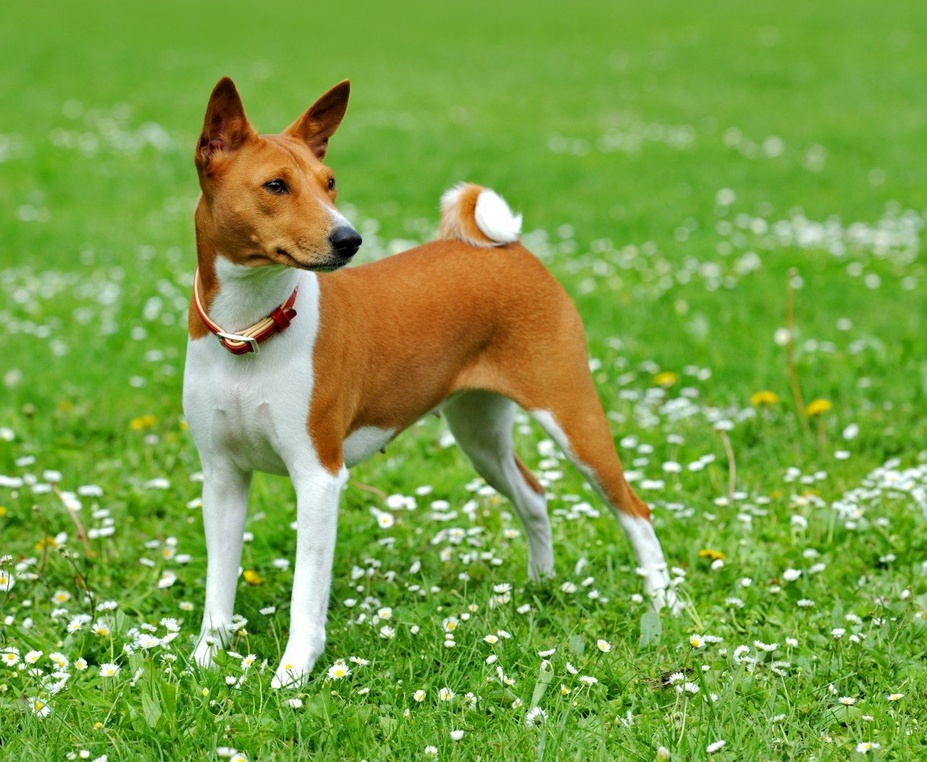
#> input picture Уровень Middle/3. Работа с Numpy/1442997432_5.jpg, 927 x 762 px, shrunk from 1280 x 1052 before the run
$ jupyter execute --allow-errors 'Работа_с_numpy.ipynb'   (shell and % lines are left out)
#> lines starting #> are read from the running program, lines starting #| are printed output that depends on the picture
В этом ноутбуке мы разберем основы работы с numpy. Это библиотека, позволяющая быстро производить различные вычисления, связанные с матрицами и многомерными массивами. Навык работы с ней является базовым в машинном обучении, т.к. он облегчает работу с данными различной природы, от таблиц до изображений.

Импортируем саму библиотеку

[cell 1]
import numpy as np

# Массивы Numpy, базовые операции

Базовой структурой в Numpy является массив numpy, он же numpy.array . Он позволяет хранить многомерные данные, и инициализируется следующим образом:

[cell 2]
A = np.array([[1, 2], [3, 4]])
B = np.array([[[2, 3], [3, 4]], [[5, 2], [6, 3]], [[9, 0], [3, 4]]])

[cell 3]
A

Такой массив, который мы создали выше, может интерпретироваться как матрица следующего вида:
\begin{pmatrix}
1 & 2 \\
3 & 4
\end{pmatrix}

[cell 4]
B

При этом, если мы создадим такой массив, который не будет "многомерной таблицей" (т.е. в разных местах у него будут лежать объекты разных размеров), он будет работать некорректно

#> (a cell that did not finish here is left out)

#> (a cell that did not finish here is left out)

Как мы можем увидеть, чтобы все было одного размера, Numpy оборачивает наши данные в объекты list, что не позволяет работать с Numpy массивами нормальным образом

Также можно создать массивы определенного вида - например, единичную матрицу (или обрезанную её версию), или массив чисто из всех нулей

[cell 7]
# np.eye - создает единичную матрицу
E = np.eye(3)
E_2 = np.eye(2, 3)
# np.zeros - создает массив из всех нулей
Z = np.zeros((2, 3, 2))

[cell 8]
E

[cell 9]
E_2

[cell 10]
Z

В np.eye передается один аргумент, если матрица квадратная - её размер, и два аргумента с размерами, если она не квадратная. В np.zeros передается один кортеж - размеры выходного массива. Тут мы передали (2, 3, 2) - что это значит? Это значит, что у нас в массиве будет лежать 2 матрицы 3 на 2. Соответственно, если бы там было (4, 2, 3, 2), то у нас была бы табличка с четырьмя строками и двумя столбцами, где каждый элемент - матрица 3 на 2, и т.д.

У numpy массива можно спросить его размер с помощью x.shape

[cell 11]
Z.shape

У массивов, как и у списков в питоне, можно брать элемент по индексу или срезы, но срезы тут более продвинутые - например, их можно писать в одних квадратных скобках. С точки зрения индексации они устроены также, как и обычные питоновские

[cell 12]
C = np.array([[2, 3, 4, 5], [3, 4, 5, 6], [6, 7, 8, 9]])
C

[cell 13]
C[1] # взять первую строку

[cell 14]
C[1, 2] #берем элемент, стощий в первой строке и втором столбце (в ноль индексации)

[cell 15]
C[1:] # берем строки матрицы, начиная с 1ой

[cell 16]
C[1:, 1:] # берем строки, начиная с 1ой, и у них берем элементы, начиная с 1ого

Код выше даст тот же результат, что и код ниже

[cell 17]
C[1:][:, 1:]

Важное отличие numpy срезов от срезов в обычных списках - им можно что-то присваивать, например:

[cell 18]
C[1:, 1:] = np.zeros((2, 3))
C

С обычным списком такой трюк не сработает

[cell 19]
C_1 = [[2, 3, 4, 5], [1, 2, 3, 4]]
C_1[:1][:1] = [[0, 0, 0], [0, 0, 0]]
C_1

Задача для самопроверки: вам дан Numpy массив размера (3, 3, 3). Сделайте третью матрицу - единичной, и затем переставьте первое измерение массива (т.е. матрицы в массиве) в обратном порядке. Должно получиться так: единичная, вторая матрица, первая матрица.

[cell 20]
M = np.array([[[10, 7, 8], [4, 5, 6], [3, 10, 1]],
             [[7, 10, 1], [5, 5, 5], [3, 3, 1]],
              [[10, 8, 8], [4, 5, 6], [3, 10, 1]]])

M[2] = M[0]
M[0] = np.eye(3)
# ...

M

Долно получиться нечто такое: <br>
```
        [ 1,  0,  0],
        [ 0,  1,  0],
        [ 0,  0,  1],

        [ 7, 10,  1],
        [ 5,  5,  5],
        [ 3,  3,  1],

        [10,  7,  8],
        [ 4,  5,  6],
        [ 3, 10,  1]
```

Массивы также можно склеивать между собой, с помощью np.concatenate(кортеж матриц, axis=измерение сквозь которое склеивать). Примеры:

[cell 21]
A = np.array([[1, 2, 3]])
B = np.array([[3, 4, 5]])
C = np.array([[6, 7, 8]])
D = np.concatenate((A, B, C), axis=0)
E = np.concatenate((A, B, C), axis=1)
D

[cell 22]
E

Тут у нас есть три массива, размера (1, 3). Если мы объединяем по нулевому измерению, то оно как бы увеличивается и туда добавляются новые элементы, т.е. мы получаем массив (3, 3), как видно. Если же склеивать по второму измерению, то новые элементы добавляются туда, а остальные остаются неизменными, что и происходит с помощью такой упаковки векторов.

Склеивать можно также и многомерные массивы

[cell 23]
M_1, M_2, M_3 = M
np.concatenate((M_1, M_2, M_3), axis=1) # переупаковали массив M, которая была
# в задании выше, взяв все матрицы оттуда и объединив их по строкам (по строкам, т.к.
# в нашем случае это и будет измерение с индексом 1

# Связь с алгеброй, арифметические операции

Если numpy массивы одного размера, то их можно складывать. Тогда они будут складываться поэлементно (см. примеры). Также можно прибавить к numpy массиву число, тогда оно будет прибавлено ко всем элементам массива

[cell 24]
A = np.array([[1, 2], [3, 4]])
B = np.array([[3, 4], [1, 2]])
A + B # т.е. элемент A[0, 0] сложится с элементом B[0, 0], A[1, 0] с B[1, 0] и т.д.

[cell 25]
A + 1

Либо же матрицу можно умножать на число - тогда умножатся все элементы

[cell 26]
2 * A

Их также можно умножать, но умножения существует два - поточечное и матричное.

[cell 27]
#поточечное умножение
A * B # также, как с суммой, элемент A[0, 0] умножится на элемент B[0, 0], A[1, 0] на B[1, 0] и т.д.

[cell 28]
# матричное умножение
A @ B # тогда у нас на позиции [0, 0] стоит поточечное произведение A[0] и B[:, 0]
# нулевой строки матрицы A на нулевой столбец матрицы B, т.е. A[0] @ B[:, 0]

Если мы попробуем с помощью @ умножить массивы больших размеров, то оно будет спускаться, пока не дойдет до матриц, и уже их начнет матрично умножать (это почти нигде не используется, но все же)

[cell 29]
C = np.array([[[1, 2], [3, 4]], [[5, 6], [7, 8]]])
D = np.array([[[-1, 1], [0, 1]], [[2, -1], [1, -1]]])
C @ D # можете проверить, что тут так и происходит

[cell 30]
C[0] @ D[0]

Матрицы, записанные с помощью numpy массивов, можно также транспонировать - это когда мы строки и столбцы меняем местами:

Было:

[cell 31]
C[0]

Стало:

[cell 32]
C[0].T # как мы видим, оно работает также, как и в линейно-алгебраическом случае

Также в numpy есть полезный модуль - numpy.linalg. Он позволяет реализовывать с матрицами различные операции из линейной алгебры, например нахождение обратной матрицы с помощью np.linalg.inv, если она существует

[cell 33]
A = np.array([[2, 3], [4, 5]])
B = np.linalg.inv(A)
B

[cell 34]
A @ B # как мы видим, все работает

Или, если у нас есть система линейных уравнений, записанная в матричном виде (т.е. матрица коэффициентов и столбец значений справа), мы можем её решить с помощью np.linalg.solve. Например, вот такая система:
\begin{equation}
\begin{cases}
2x + 3y = 8 \\
x + y = 3
\end{cases}
\end{equation}
с помощью numpy решается вот так:

[cell 35]
A = np.array([[2, 3], [1, 1]])
b = np.array([8, 3])
np.linalg.solve(A, b)

Либо можно решить эту систему с помощью обратной матрицы, как мы видели на прошлой лекции, т.е. сделать из Ax=b выражение
\begin{equation}
x = A^{-1}b
\end{equation}

[cell 36]
np.linalg.inv(A) @ b # и все реально получилось

Но например если у системы не единственное решение (как и в случае с np.linalg.inv, если матрица не обратима), будет ошибка:

[cell 37]
A = np.array([[2, 2], [1, 1]])
b = np.array([6, 3])
#> (the rest of this cell did not finish here and is left out)

Давайте, для примера как это все вместе работает, посчитаем следующее выражение, где X - матрица размера (n, m), y - матрица размера (n), т.е. столбец:
\begin{equation}
(X^{T}*X)^{-1}*(X^T*y)
\end{equation}

[cell 38]
def solve_something(X, y):
  squared_x = X.T @ X #считаем произведение транспонированной X на X
  inversed_squared_x = np.linalg.inv(squared_x) #ищем матрицу, обратную к squared_x
  coefs = inversed_squared_x @ (X.T @ y) #считаем результат
  return coefs

Проверим, что все работает и нигде нет ошибок

[cell 39]
X = np.array([[1, 1], [1, 2], [2, 1], [2, 2], [3, 1]])
y = X[:, 0] + 3 * X[:, 1]
coefs = solve_something(X, y)
coefs # как мы видим, все отработало

Если пересмотреть прошлую лекцию, то мы увидим, что функция solve_something позволяет находить линейные зависимости между столбцами X и y (например, если тут трактовать X как координаты точек на столе, y - температуру, то температура получается из первой координаты + 3 * вторая координата)

# Немного не про массивы

Помимо работы с массивами, в Numpy есть также множество инструментов для работы с математикой, например:

[cell 40]
np.pi, np.e # есть математические константы

[cell 41]
np.sin(np.pi/6), np.cos(np.pi/6) # есть тригонометрические функции

Более того, мы можем применять все эти функции, как и любые другие, к нашим Numpy массивам - тогда они просто будут применяться поэлементно

[cell 42]
X = np.array([[1/6, 1/4, 1/3, 1/2], [2/3, 3/4, 5/6, 1]]) * np.pi
for x in np.sin(X):
  for y in x:
    print(f"{y:.3f}", end=" ")
  print()

В numpy также есть функции, позволяющие считать что-то по всему массиву, например сумму или среднее:

[cell 43]
A = np.array([[1, 2], [3, 4]])
A.sum(), np.sum(A), A.mean(), np.mean(A)

[cell 44]
A

Мы можем также посчитать среднее или сумму по столбцам/строкам/любому измерению, как бы схлопнув их в одно число, с помощью параметра axis

[cell 45]
A.sum(axis=1) #первое измерение это строки, поэтому мы пробегаемся по всем строкам
# и берем сумму по тому, как пробежались

[cell 46]
A.sum(axis=0) # нулевое измерение - столбцы, тогда мы пробегаемся по ним и считаем сумму
# уже внутри строк

С помощью Numpy можно также создать массив, содержащий точки из отрезка, равноудаленные друг от друга, или в определенном количестве, с помощью np.linspace - это может быть полезно при построении различных графиков, или переборе чего-то по сетке

[cell 47]
X = np.linspace(0, 1, 5) # сначала идут границы отрезка, потом количество точек
X

Например, мы хотим точечно посчитать функцию sin(x) и построить её график. Тогда вот что нам нужно написать:

[cell 48]
import matplotlib.pyplot as plt
X = np.linspace(-2 * np.pi, 2 * np.pi, 15) #пусть мы живем от -2 пи до 2 пи, и у нас 15 точек
Y = np.sin(X) # применим нашу функцию ко всем точкам в X
plt.scatter(X, Y, marker="o", color="r") #не думайте что тут, вас ещё научат, но фактически просто строится график по точкам
for x, y in zip(X, Y):
  plt.plot([x, x], [0, y], color="black") #добавим немного красоты
plt.show()
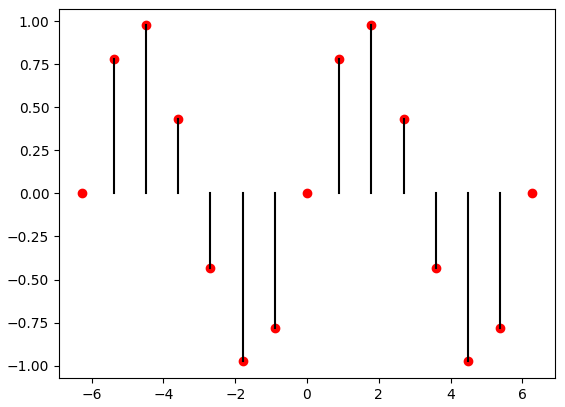
#> figure drawn by matplotlib, 1 panel

То же самое можно сделать с помощью np.arange, но там задается шаг, с которым мы берем точки отрезка, и он не включает конечную точку в результат

[cell 49]
np.arange(0, 1, 0.25)

Есть также модуль np.random, в котором есть множество функций, связанных со случайностью. В частности, можно сгенерировать случайный массив любого размера со значениями в диапазоне [0, 1]

[cell 50]
random_massive = np.random.random((2, 3, 3)) # первым аргументом, как и в np.zeros, идет кортеж размерностей
random_massive

[cell 51]
random_massive.shape

И давайте ещё немного попрактикуемся. Что такое изображение? Фактически, у нас каждый пиксель хранит три числа - так как мы живем обычно в RGB. Тогда мы можем представить его в виде numpy массива размера (n, m, 3), где n и m - высота и ширина изобажения! Давайте откроем какое-нибудь изображение и немного с ним пошаманим

[cell 52]
# скачаем изображение

[cell 53]
import cv2 as cv
img = cv.imread("1442997432_5.jpg")
#> img is the input picture: shape (762, 927, 3); mean B, G, R 67.5, 160.2, 122
plt.imshow(img, );

Изначально openCV открывает изображение будто оно b, g, r, а не rgb, и кладет его в numpy массив. Давайте это исправим, а именно повернем числа на последней оси. Тогда у нас bgr превратится в rgb

[cell 54]
img = img[:, :, ::-1]
plt.imshow(img);

Теперь цвета отображаются верно. Давайте, например, оставим в этом изображении только красный цвет

[cell 55]
red_img = img.copy()
red_img[:, :, 1:] = 0 # по последней оси, где лежат цвета пикселей, все кроме красного
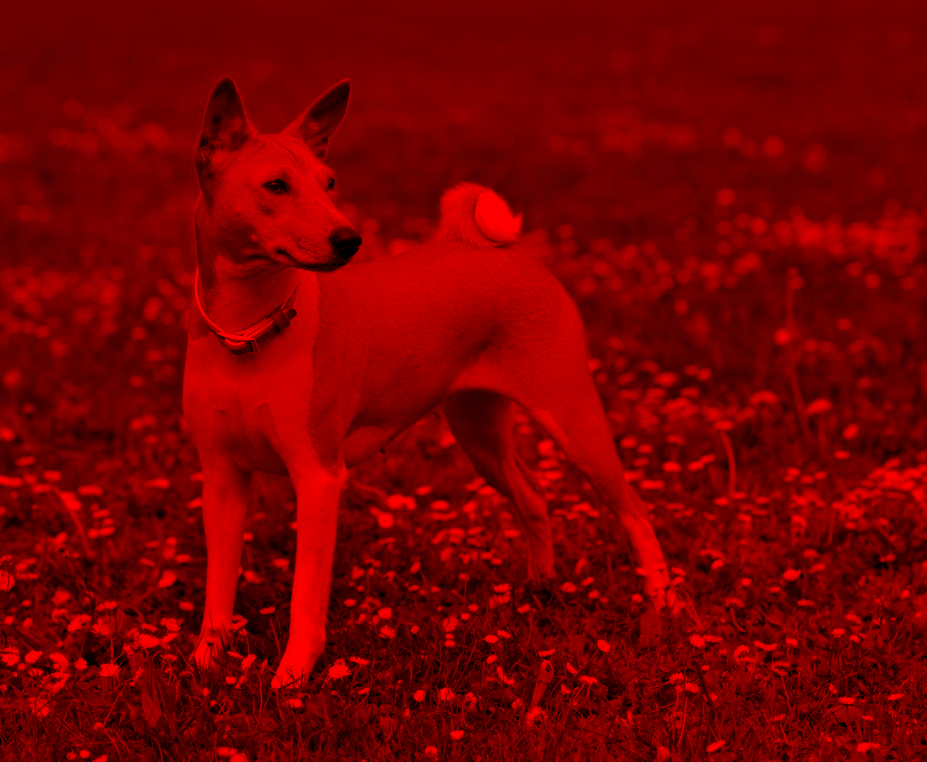
#> red_img: shape (762, 927, 3); mean R, G, B 122, 0, 0
# делаем нулями
plt.imshow(red_img);

Или переведем изображение в негатив

[cell 56]
neg_img = img.copy()
neg_img = 255 - neg_img
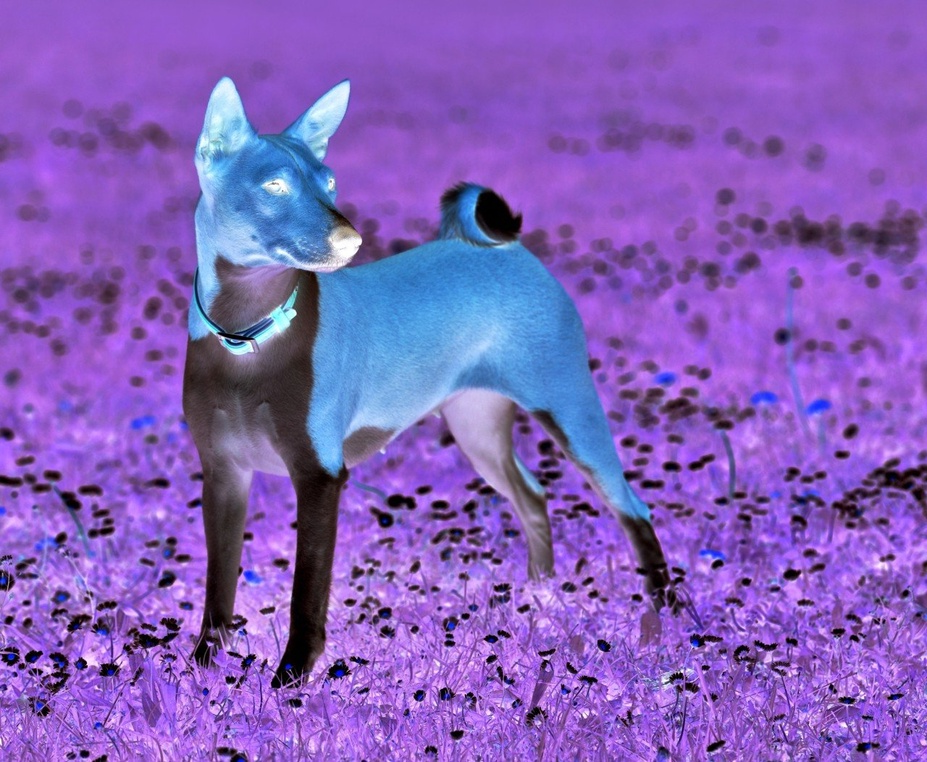
#> neg_img: shape (762, 927, 3); mean R, G, B 133, 94.8, 187.5
plt.imshow(neg_img)
